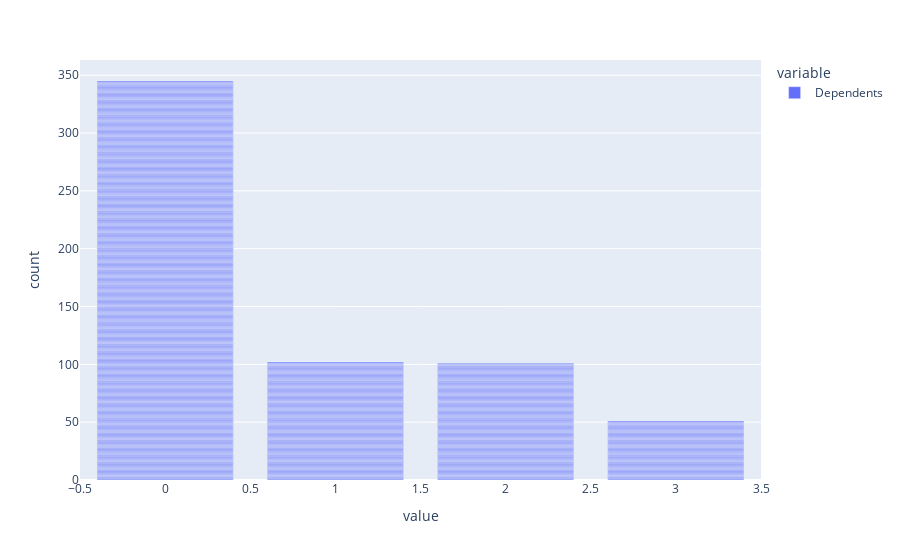

The code cell stored with this chart in its notebook:
### Code cell
px.bar(df["Dependents"])

### Figure 1 — Plotly figure (JSON) as saved in the notebook; plotly's stock layout.template omitted (floating-point values rounded to 4 significant figures; data arrays with more than 128 entries replaced by an {"elided": "..."} marker saying what was removed)
{"data": [{"alignmentgroup": "True", "hovertemplate": "variable=Dependents<br>value=%{x}<br>count=%{y}<extra></extra>", "legendgroup": "Dependents", "marker": {"color": "#636efa", "pattern": {"shape": ""}}, "name": "Dependents", "offsetgroup": "Dependents", "orientation": "v", "showlegend": true, "textposition": "auto", "type": "bar", "x": {"elided": "614 int values"}, "xaxis": "x", "y": {"elided": "614 int values"}, "yaxis": "y"}], "layout": {"barmode": "relative", "legend": {"title": {"text": "variable"}, "tracegroupgap": 0}, "margin": {"t": 60}, "xaxis": {"anchor": "y", "domain": [0, 1], "title": {"text": "value"}}, "yaxis": {"anchor": "x", "domain": [0, 1], "title": {"text": "count"}}}}
